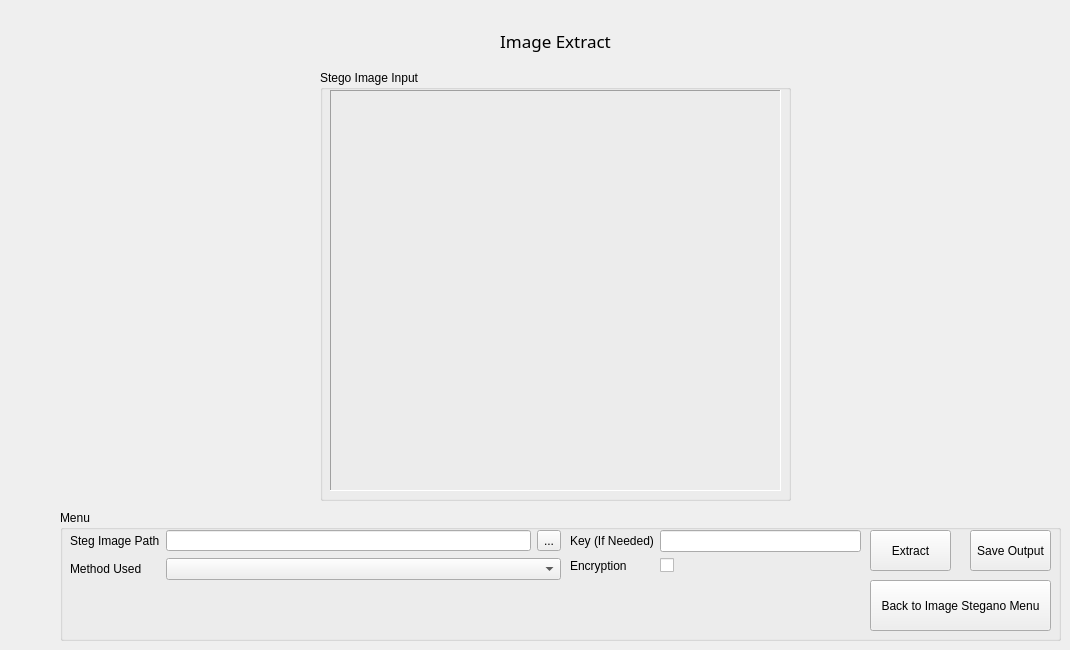
    <widget class="QWidget" name="imageExtractPage">
     <widget class="QGroupBox" name="imageInpGroupE">
      <property name="geometry">
       <rect>
        <x>320</x>
        <y>70</y>
        <width>471</width>
        <height>431</height>
       </rect>
      </property>
      <property name="title">
       <string>Stego Image Input</string>
      </property>
      <widget class="QLabel" name="imageInpPicLabelE">
       <property name="geometry">
        <rect>
         <x>10</x>
         <y>20</y>
         <width>451</width>
         <height>401</height>
        </rect>
       </property>
       <property name="frameShape">
        <enum>QFrame::Panel</enum>
       </property>
       <property name="frameShadow">
        <enum>QFrame::Sunken</enum>
       </property>
       <property name="text">
        <string/>
       </property>
      </widget>
     </widget>
     <widget class="QLabel" name="imageExtractTitle">
      <property name="geometry">
       <rect>
        <x>440</x>
        <y>20</y>
        <width>231</width>
        <height>41</height>
       </rect>
      </property>
      <property name="font">
       <font>
        <family>Segoe UI Semibold</family>
        <pointsize>13</pointsize>
       </font>
      </property>
      <property name="text">
       <string>Image Extract</string>
      </property>
      <property name="textFormat">
       <enum>Qt::AutoText</enum>
      </property>
      <property name="alignment">
       <set>Qt::AlignCenter</set>
      </property>
     </widget>
     <widget class="QGroupBox" name="imageMenuGroupE">
      <property name="geometry">
       <rect>
        <x>60</x>
        <y>510</y>
        <width>1001</width>
        <height>131</height>
       </rect>
      </property>
      <property name="title">
       <string>Menu</string>
      </property>
      <widget class="QPushButton" name="backImagePageNavBtnE">
       <property name="geometry">
        <rect>
         <x>810</x>
         <y>70</y>
         <width>181</width>
         <height>51</height>
        </rect>
       </property>
       <property name="text">
        <string>Back to Image Stegano Menu</string>
       </property>
      </widget>
      <widget class="QWidget" name="formLayoutWidget_4">
       <property name="geometry">
        <rect>
         <x>10</x>
         <y>20</y>
         <width>491</width>
         <height>101</height>
        </rect>
       </property>
       <layout class="QFormLayout" name="imageLeftFormE">
        <item row="0" column="0">
         <widget class="QLabel" name="imgStegPathLblE">
          <property name="sizePolicy">
           <sizepolicy hsizetype="Preferred" vsizetype="Preferred">
            <horstretch>0</horstretch>
            <verstretch>0</verstretch>
           </sizepolicy>
          </property>
          <property name="minimumSize">
           <size>
            <width>0</width>
            <height>0</height>
           </size>
          </property>
          <property name="text">
           <string>Steg Image Path</string>
          </property>
         </widget>
        </item>
        <item row="0" column="1">
         <layout class="QGridLayout" name="imgStegPathGridE">
          <item row="0" column="1">
           <widget class="QToolButton" name="imgStegPathBtnE">
            <property name="text">
             <string>...</string>
            </property>
           </widget>
          </item>
          <item row="0" column="0">
           <widget class="QLineEdit" name="imgStegPathInpE">
            <property name="enabled">
             <bool>true</bool>
            </property>
           </widget>
          </item>
         </layout>
        </item>
        <item row="1" column="0">
         <widget class="QLabel" name="imgMethUsedLblE">
          <property name="text">
           <string>Method Used</string>
          </property>
         </widget>
        </item>
        <item row="1" column="1">
         <widget class="QComboBox" name="imgMethUsedInpE"/>
        </item>
       </layout>
      </widget>
      <widget class="QPushButton" name="imgExtractButton">
       <property name="geometry">
        <rect>
         <x>810</x>
         <y>20</y>
         <width>81</width>
         <height>41</height>
        </rect>
       </property>
       <property name="text">
        <string>Extract</string>
       </property>
      </widget>
      <widget class="QWidget" name="formLayoutWidget_5">
       <property name="geometry">
        <rect>
         <x>510</x>
         <y>20</y>
         <width>291</width>
         <height>101</height>
        </rect>
       </property>
       <layout class="QFormLayout" name="imageRightFormE">
        <item row="0" column="0">
         <widget class="QLabel" name="imgKeyLblE">
          <property name="text">
           <string>Key (If Needed)</string>
          </property>
         </widget>
        </item>
        <item row="0" column="1">
         <widget class="QLineEdit" name="imgKeyInpE"/>
        </item>
        <item row="1" column="0">
         <widget class="QLabel" name="imgEncLblE">
          <property name="text">
           <string>Encryption</string>
          </property>
         </widget>
        </item>
        <item row="1" column="1">
         <widget class="QCheckBox" name="imgEncInpE">
          <property name="enabled">
           <bool>true</bool>
          </property>
          <property name="text">
           <string/>
          </property>
         </widget>
        </item>
       </layout>
      </widget>
      <widget class="QPushButton" name="imgSaveOutButtonE">
       <property name="geometry">
        <rect>
         <x>910</x>
         <y>20</y>
         <width>81</width>
         <height>41</height>
        </rect>
       </property>
       <property name="text">
        <string>Save Output</string>
       </property>
      </widget>
     </widget>
    </widget>
